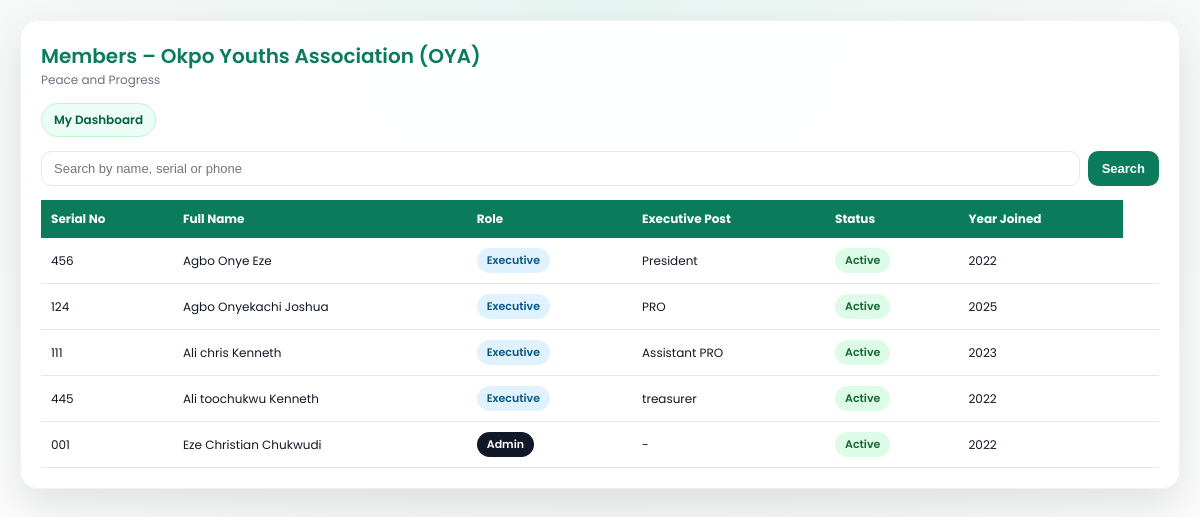
Page /members/ (signed in) on the earlier database version.
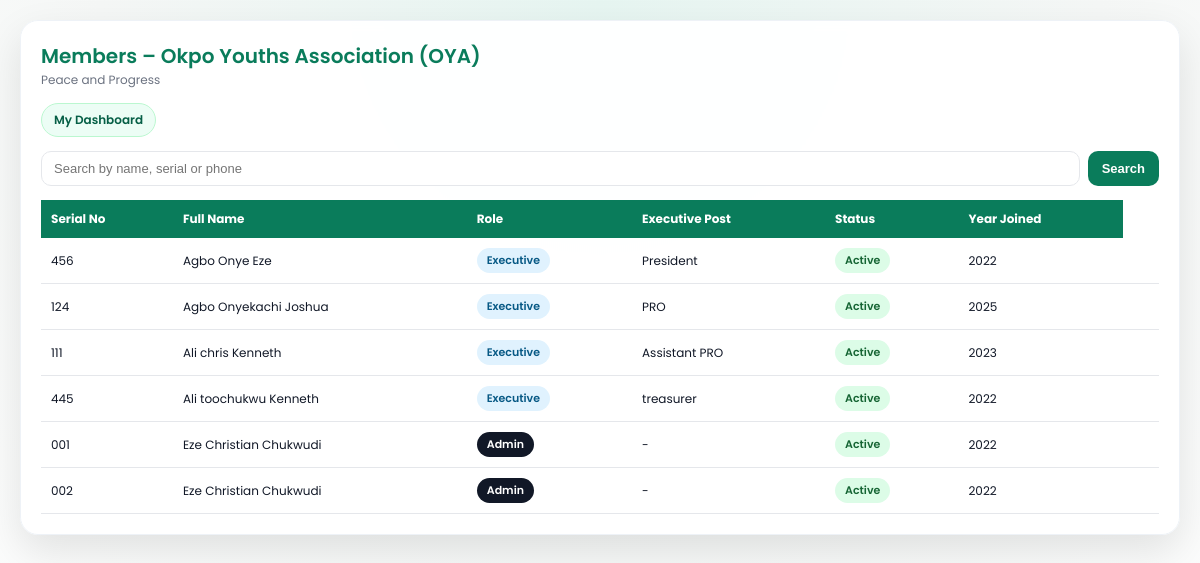
Same page on the later database version.
### accounts/models.py (models this page shows, shortened)
class Member(models.Model):
    ROLE_CHOICES = [
        ('admin', 'Admin'),
        ('executive', 'Executive'),
        ('floor', 'Floor Member'),
    ]
    STATUS_CHOICES = [
        ('active', 'Active'),
        ('inactive', 'Inactive'),
        ('suspended', 'Suspended'),
    ]
    serial_number = models.CharField(max_length=20, unique=True)
    full_name = models.CharField(max_length=200)
    phone_number = models.CharField(max_length=20)
    gender = models.CharField(max_length=10)
    age = models.PositiveIntegerField()
    role = models.CharField(max_length=20, choices=ROLE_CHOICES)
    executive_position = models.CharField(max_length=100, null=True, blank=True)
    status = models.CharField(max_length=20, choices=STATUS_CHOICES)
    year_joined = models.PositiveIntegerField()
    password = models.CharField(max_length=128)  # hashed later
    created_at = models.DateTimeField(auto_now_add=True)

### accounts/decorators.py (the view)
    def wrapper(request, *args, **kwargs):
        if not request.session.get('member_id'):
            return redirect('login')
        return view_func(request, *args, **kwargs)

### accounts/views.py (called while the page is built)
@login_required
def members_list(request):
    query = request.GET.get('q', '')
    if query:
        members = Member.objects.filter(
            Q(full_name__icontains=query) |
            Q(serial_number__icontains=query) |
            Q(phone_number__icontains=query)
        )
    else:
        members = Member.objects.all().order_by('full_name')
    return render(request, 'accounts/members_list.html', {'members': members, 'query': query})

### accounts/templates/accounts/members_list.html (shortened to what this page needs)
<!DOCTYPE html>
<html lang="en">
<head>
</head>
<body>
  <div class="container">
    <h2>Members – Okpo Youths Association (OYA)</h2>
    <div class="tagline">Peace and Progress</div>
    <div class="nav">
      <a href="{% url 'dashboard' %}">My Dashboard</a>
    </div>
    <form method="get" class="search-box">
      <input type="text" name="q" placeholder="Search by name, serial or phone" value="{{ query }}">
      <button type="submit">Search</button>
    </form>
    <div class="table-wrap">
      <table>
        <thead>
          <tr>
            <th>Serial No</th>
            <th>Full Name</th>
            <th>Role</th>
            <th>Executive Post</th>
            <th>Status</th>
            <th>Year Joined</th>
          </tr>
        </thead>
        <tbody>
          {% for member in members %}
          <tr>
            <td>{{ member.serial_number }}</td>
            <td>{{ member.full_name }}</td>
            <td>
              <span class="badge {% if member.role == 'admin' %}badge-admin{% else %}badge-member{% endif %}">
                {{ member.role|title }}
              </span>
            </td>
            <td>
              {% if member.executive_position %}
                {{ member.executive_position }}
              {% else %}
                -
              {% endif %}
            </td>
            <td>
              <span class="badge badge-{{ member.status }}">
                {{ member.status|title }}
              </span>
            </td>
            <td>{{ member.year_joined }}</td>
            <td>
</td>
          </tr>
          {% empty %}
          <tr>
            <td colspan="7" style="text-align:center; padding:16px; color:#6b7280;">
              No members found.
            </td>
          </tr>
          {% endfor %}
        </tbody>
      </table>
    </div>
  </div>
</body>
</html>

Differences in the rows shown:
added Member: serial_number "002", full_name "Eze Christian Chukwudi", role "Admin", status "Active", year_joined "2022"
